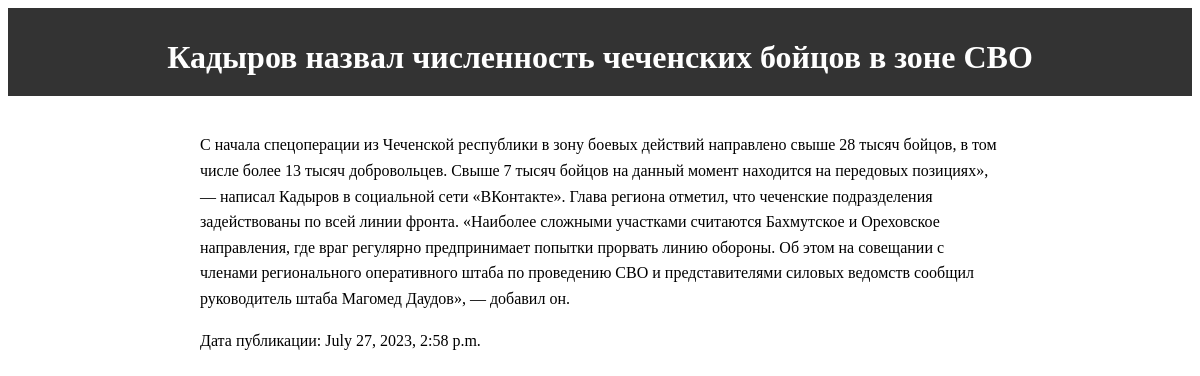
The page /news/1/ on the database its author committed.
### news/models.py (models this page shows, shortened)
class News(models.Model):
    title = models.CharField(max_length=200)
    content = models.TextField()
    pub_date = models.DateTimeField(auto_now_add=True)

### news/views.py (the view)
# urls.py: path('news/<int:news_id>/', views.news_detail, name='news_detail'),
def news_detail(request, news_id):
    news_item = get_object_or_404(News, id=news_id)
    return render(request, 'news/news_detail.html', {'news_item': news_item})

### news/templates/news/news_detail.html (shortened to what this page needs)
<!DOCTYPE html>
<html>
<head>
</head>
<body>
    <div class="header">
        <h1>{{ news_item.title }}</h1>
    </div>
    <div class="container">
        <p>{{ news_item.content }}</p>
        <p>Дата публикации: {{ news_item.pub_date }}</p>
    </div>
</body>
</html>

### news/templates/news/news_detail.html (style rules this page uses)
.header { background-color: #333; color: #fff; padding: 10px; text-align: center; }
.container { max-width: 800px; margin: 0 auto; padding: 20px; }
h1 { margin-bottom: 10px; }
p { line-height: 1.6; }

### rows shown on the page
News: title "Кадыров назвал численность чеченских бойцов в зоне СВО", content "С начала спецоперации из Чеченской республики в зону боевых действий направлено свыше 28 тысяч бойцов, в том числе более 13 тысяч добровольцев. Свыше 7 тысяч бойцов на данный момент находится на передовых позициях», — написал Кадыров в социальной сети «ВКонтакте». Глава региона отметил, что чеченские подразделения задействованы по всей линии фронта. «Наиболее сложными участками считаются Бахмутское и Ореховское направления, где враг регулярно предпринимает попытки прорвать линию обороны. Об этом на совещании с членами регионального оперативного штаба по проведению СВО и представителями силовых ведомств сообщил руководитель штаба Магомед Даудов», — добавил он.", pub_date "July 27, 2023, 2:58 p.m."
